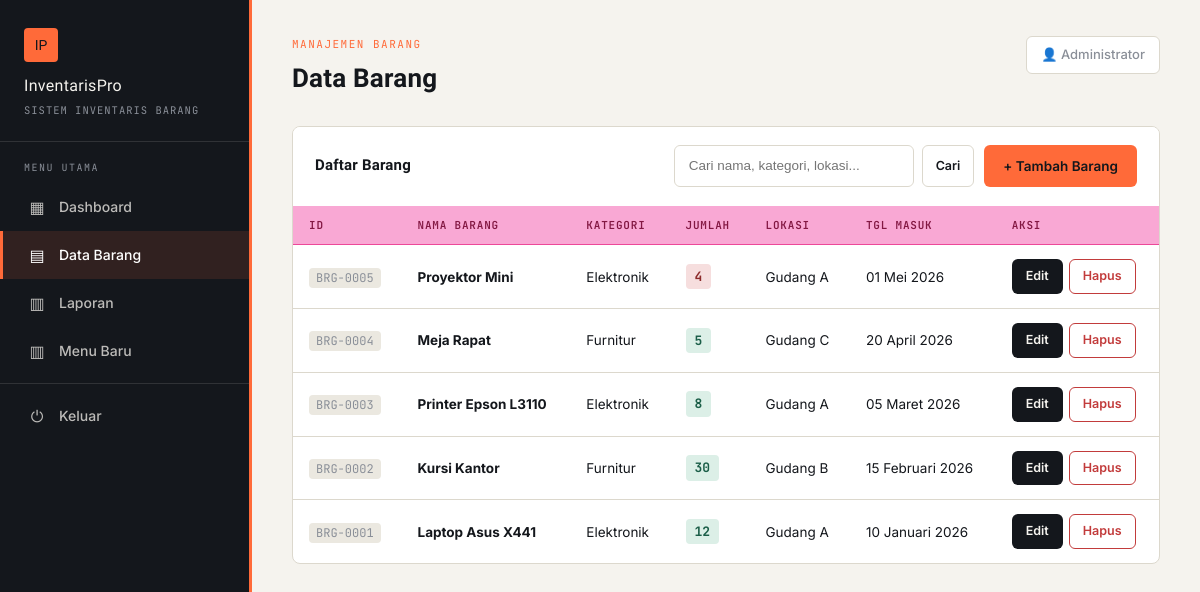
Page /index.php?module=barang (signed in) on the committed database.
### tables this page shows
CREATE TABLE IF NOT EXISTS tbl_barang (
    id_barang INT(11) NOT NULL AUTO_INCREMENT,
    nama_barang VARCHAR(150) NOT NULL,
    kategori VARCHAR(100) NOT NULL,
    jumlah INT(11) NOT NULL DEFAULT 0,
    lokasi VARCHAR(150) NOT NULL,
    tanggal_masuk DATE NOT NULL,
    PRIMARY KEY (id_barang)
);

### config/koneksi.php (called while the page is built, shortened)
<?php
$protocol  = (!empty($_SERVER['HTTPS']) && $_SERVER['HTTPS'] !== 'off') ? 'https' : 'http';
$host_name = $_SERVER['HTTP_HOST'];
$script_dir = str_replace('\\', '/', dirname($_SERVER['SCRIPT_NAME']));
$parts = explode('/', trim($script_dir, '/'));
$base_parts = [];
foreach ($parts as $part) {
    $base_parts[] = $part;
}
$BASE_URL = $protocol . '://' . $host_name . '/' . implode('/', $base_parts) . '/';

### helper/fungsi.php (called while the page is built, shortened)
<?php
function format_tanggal($tanggal)
{
    $bulan = [
        1 => "Januari", 2 => "Februari", 3 => "Maret", 4 => "April",
        5 => "Mei", 6 => "Juni", 7 => "Juli", 8 => "Agustus",
        9 => "September", 10 => "Oktober", 11 => "November", 12 => "Desember"
    ];
    $pecah = explode("-", $tanggal);
    return $pecah[2] . " " . $bulan[(int)$pecah[1]] . " " . $pecah[0];
}
?>

### modules/barang/view.php (the view, shortened to what this page needs)
<?php
$aksi = isset($_GET['aksi']) ? $_GET['aksi'] : 'list';
$keyword = isset($_GET['cari']) ? clean($_GET['cari']) : '';
if ($keyword != '') {
    $sql = "SELECT * FROM tbl_barang WHERE nama_barang LIKE '%$keyword%'
            OR kategori LIKE '%$keyword%' OR lokasi LIKE '%$keyword%'
            ORDER BY tanggal_masuk DESC";
} else {
    $sql = "SELECT * FROM tbl_barang ORDER BY tanggal_masuk DESC";
}
$data_barang = mysqli_query($koneksi, $sql);
$laporan = mysqli_query($koneksi, "SELECT kategori, COUNT(*) as jenis, SUM(jumlah) as total_stok
                                    FROM tbl_barang GROUP BY kategori ORDER BY kategori ASC");
?>
<!DOCTYPE html>
<html lang="id">
<head>
    <link rel="stylesheet" href="<?= $BASE_URL ?>assets/css/style.css?v=4">
</head>
<body>
<div class="wrapper">
    <?php include __DIR__ . '/../../partials/sidebar.php'; ?>
    <div class="main-content">
        <div class="topbar">
            <div>
                <span class="eyebrow"><?= $aksi == 'laporan' ? 'Rekap Kategori' : 'Manajemen Barang' ?></span>
                <h1><?= $aksi == 'laporan' ? 'Laporan Stok Barang' : 'Data Barang' ?></h1>
            </div>
            <div class="user-info">👤 <?= htmlspecialchars($_SESSION['nama_user']) ?></div>
        </div>
        <?php if ($aksi == 'laporan'): ?>
            <div class="panel">
                <div class="panel-header">
                    <h2>Rekap Stok per Kategori</h2>
                    <a href="index.php?module=barang" class="btn btn-secondary btn-sm">← Kembali</a>
                </div>
                <div class="table-wrap">
                    <table>
                        <thead>
                            <tr>
                                <th>Kategori</th>
                                <th>Jumlah Jenis</th>
                                <th>Total Stok</th>
                            </tr>
                        </thead>
                        <tbody>
                            <?php if (mysqli_num_rows($laporan) > 0): ?>
                                <?php while ($l = mysqli_fetch_assoc($laporan)): ?>
                                    <tr>
                                        <td><strong><?= htmlspecialchars($l['kategori']) ?></strong></td>
                                        <td><?= $l['jenis'] ?> jenis</td>
                                        <td><span class="qty-badge ok"><?= $l['total_stok'] ?> unit</span></td>
                                    </tr>
                                <?php endwhile; ?>
                            <?php else: ?>
                                <tr><td colspan="3"><div class="empty-state"><div class="ico">📊</div><p>Belum ada data untuk direkap</p></div></td></tr>
                            <?php endif; ?>
                        </tbody>
                    </table>
                </div>
            </div>
        <?php else: ?>
            <div class="panel">
                <div class="panel-header">
                    <h2>Daftar Barang</h2>
                    <div style="display:flex; gap:10px; flex-wrap:wrap;">
                        <form method="GET" action="index.php" class="search-box">
                            <input type="text" name="cari" placeholder="Cari nama, kategori, lokasi..." value="<?= htmlspecialchars($keyword) ?>">
                            <button type="submit" class="btn btn-secondary btn-sm">Cari</button>
                        </form>
                        <a href="modules/barang/form.php" class="btn btn-primary">+ Tambah Barang</a>
                    </div>
                </div>
                <div class="table-wrap">
                    <table>
                        <thead>
                            <tr>
                                <th>ID</th>
                                <th>Nama Barang</th>
                                <th>Kategori</th>
                                <th>Jumlah</th>
                                <th>Lokasi</th>
                                <th>Tgl Masuk</th>
                                <th>Aksi</th>
                            </tr>
                        </thead>
                        <tbody>
                            <?php if (mysqli_num_rows($data_barang) > 0): ?>
                                <?php while ($row = mysqli_fetch_assoc($data_barang)): ?>
                                    <tr>
                                        <td><span class="id-tag">BRG-<?= sprintf('%04d', $row['id_barang']) ?></span></td>
                                        <td><strong><?= htmlspecialchars($row['nama_barang']) ?></strong></td>
                                        <td><?= htmlspecialchars($row['kategori']) ?></td>
                                        <td><span class="qty-badge <?= $row['jumlah'] < 5 ? 'low' : 'ok' ?>"><?= $row['jumlah'] ?></span></td>
                                        <td><?= htmlspecialchars($row['lokasi']) ?></td>
                                        <td><?= format_tanggal($row['tanggal_masuk']) ?></td>
                                        <td>
                                            <div class="action-buttons">
                                                <a href="modules/barang/form.php?id=<?= $row['id_barang'] ?>" class="btn btn-warning btn-sm">Edit</a>
                                                <a href="modules/barang/proses.php?aksi=hapus&id=<?= $row['id_barang'] ?>" class="btn btn-danger btn-sm btn-hapus-barang">Hapus</a>
                                            </div>
                                        </td>
                                    </tr>
                                <?php endwhile; ?>
                            <?php else: ?>
                                <tr><td colspan="7"><div class="empty-state"><div class="ico">🔍</div><p>Barang tidak ditemukan</p></div></td></tr>
                            <?php endif; ?>
                        </tbody>
                    </table>
                </div>
            </div>
        <?php endif; ?>
    </div>
</div>
</body>
</html>

### assets/css/style.css (style rules this page uses)
:root { --ink: #14171C; --paper: #F5F3EE; --paper-dim: #EBE8E0; --line: #DCD8CD; --orange: #FF6A39; --orange-dim: #FFE3D6; --green: #2D8C6F; --green-dim: #DCEFE7; --red: #C23B3B; --red-dim: #F6DEDE; --gray: #8A8F98; --white: #FFFFFF; --font-display: 'Archivo Black', 'Arial Black', sans-serif; --font-body: 'Inter', -apple-system, sans-serif; --font-mono: 'JetBrains Mono', ui-monospace, monospace; }
* { margin: 0; padding: 0; box-sizing: border-box; }
html { -webkit-font-smoothing: antialiased; }
body { font-family: var(--font-body); background: var(--paper); color: var(--ink); font-size: 15px; line-height: 1.5; }
a { text-decoration: none; color: inherit; }
.wrapper { display: flex; min-height: 100vh; }
.main-content { flex: 1; padding: 36px 40px; max-width: 1180px; }
.topbar { display: flex; justify-content: space-between; align-items: flex-start; margin-bottom: 28px; flex-wrap: wrap; gap: 12px; }
.topbar .eyebrow { font-family: var(--font-mono); font-size: 11px; letter-spacing: 1.5px; text-transform: uppercase; color: var(--orange); display: block; margin-bottom: 6px; }
.topbar h1 { font-family: var(--font-display); font-size: 26px; color: var(--ink); letter-spacing: 0.2px; }
.topbar .user-info { font-size: 13px; color: var(--gray); background: var(--white); border: 1px solid var(--line); padding: 8px 14px; border-radius: 6px; font-weight: 500; }
.panel { background: var(--white); border: 1px solid var(--line); border-radius: 8px; margin-bottom: 26px; overflow: hidden; }
.panel-header { display: flex; justify-content: space-between; align-items: center; padding: 18px 22px; border-bottom: 1px solid #ffffff; flex-wrap: wrap; gap: 12px; background: #ffffff; }
.panel-header h2 { font-family: var(--font-display); font-size: 15px; color: var(--ink); letter-spacing: 0.2px; }
.btn { display: inline-flex; align-items: center; gap: 6px; padding: 10px 18px; border-radius: 6px; border: 1px solid transparent; cursor: pointer; font-size: 13.5px; font-weight: 600; font-family: var(--font-body); transition: transform 0.12s ease, box-shadow 0.12s ease, background 0.15s ease; white-space: nowrap; }
.btn-primary { background: var(--orange); color: var(--ink); }
.btn-warning { background: var(--ink); color: var(--paper); }
.btn-danger { background: var(--white); color: var(--red); border-color: var(--red); }
.btn-secondary { background: var(--white); color: var(--ink); border-color: var(--line); }
.btn-sm { padding: 7px 13px; font-size: 12.5px; }
.search-box { display: flex; gap: 8px; }
.search-box input { padding: 10px 14px; border-radius: 6px; border: 1.5px solid var(--line); min-width: 240px; font-size: 13.5px; }
.table-wrap { overflow-x: auto; }
table { width: 100%; border-collapse: collapse; }
table th { text-align: left; padding: 11px 16px; background: #F9A8D4; color: #831843; font-family: var(--font-mono); font-size: 11px; letter-spacing: 0.8px; text-transform: uppercase; font-weight: 600; border-bottom: 1px solid #EC4899; }
table td { padding: 14px 16px; border-bottom: 1px solid var(--line); font-size: 13.5px; vertical-align: middle; }
table tbody tr:last-child td { border-bottom: none; }
.id-tag { font-family: var(--font-mono); font-size: 12px; color: var(--gray); background: var(--paper-dim); padding: 2px 7px; border-radius: 4px; }
.qty-badge { font-family: var(--font-mono); font-weight: 700; font-size: 13px; padding: 3px 9px; border-radius: 4px; display: inline-block; }
.qty-badge.ok { background: var(--green-dim); color: #1B5E48; }
.qty-badge.low { background: var(--red-dim); color: #8C2A2A; }
.action-buttons { display: flex; gap: 6px; }

### rows in the picture
tbl_barang: id_barang "0005", nama_barang "Proyektor Mini", kategori "Elektronik", jumlah "4", lokasi "Gudang A", tanggal_masuk "01 Mei 2026"
tbl_barang: id_barang "0004", nama_barang "Meja Rapat", kategori "Furnitur", jumlah "5", lokasi "Gudang C", tanggal_masuk "20 April 2026"
tbl_barang: id_barang "0003", nama_barang "Printer Epson L3110", kategori "Elektronik", jumlah "8", lokasi "Gudang A", tanggal_masuk "05 Maret 2026"
tbl_barang: id_barang "0002", nama_barang "Kursi Kantor", kategori "Furnitur", jumlah "30", lokasi "Gudang B", tanggal_masuk "15 Februari 2026"
tbl_barang: id_barang "0001", nama_barang "Laptop Asus X441", kategori "Elektronik", jumlah "12", lokasi "Gudang A", tanggal_masuk "10 Januari 2026"

### other values in the picture
$_SESSION['nama_user'] "Administrator"
